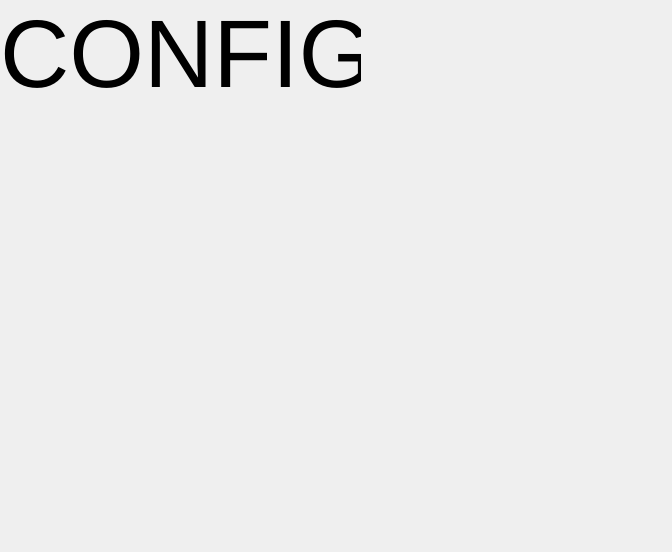
<?xml version="1.0" encoding="UTF-8"?>
<ui version="4.0">
 <class>configdisplay</class>
 <widget class="QWidget" name="configdisplay">
  <property name="geometry">
   <rect>
    <x>0</x>
    <y>0</y>
    <width>672</width>
    <height>552</height>
   </rect>
  </property>
  <property name="windowTitle">
   <string>Form</string>
  </property>
  <widget class="QLabel" name="label">
   <property name="geometry">
    <rect>
     <x>0</x>
     <y>0</y>
     <width>361</width>
     <height>131</height>
    </rect>
   </property>
   <property name="text">
    <string>&lt;html&gt;&lt;head/&gt;&lt;body&gt;&lt;p&gt;&lt;span style=&quot; font-size:72pt;&quot;&gt;CONFIG&lt;/span&gt;&lt;/p&gt;&lt;p&gt;&lt;br/&gt;&lt;/p&gt;&lt;/body&gt;&lt;/html&gt;</string>
   </property>
  </widget>
 </widget>
 <resources/>
 <connections/>
</ui>
